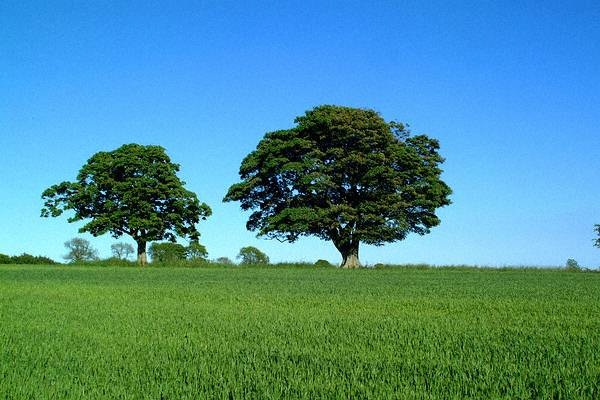
//> input picture Assignment0/A/colored.png, 600 x 400 px
$ ./main ../colored.png ../colored.png   (built with g++ and OpenCV 4)
//> lines starting //> are read from the running program, lines starting //| are printed output that depends on the picture
### Assignment0/A/src/UI.hpp
#include <opencv2/opencv.hpp>
#include "Swatch.hpp"
#include <vector>

using namespace cv;
using namespace std;

vector<pair<Swatch,Swatch> > getSwatches(Mat& src,Mat& target);

### Assignment0/A/src/Container.hpp
#ifndef CONTAINER
#define CONTAINER

#include <map>
#include <vector>
#include <math.h>

using namespace std;

class Container{
    map<int,int> freqDist;
    public:
    vector<int> getCDF(int Max);
    float getSD();
    float getMean();
    int getSize();

    void insert(int val);
};

#endif

### Assignment0/A/src/LuminanceUtils.hpp
#include <opencv2/opencv.hpp>
#include <map>
#include <vector>
#include <algorithm>
#include "LumMap.hpp"
#include "Container.hpp"
#include "Swatch.hpp"
#include <math.h>

using namespace cv;
using namespace std;

LumMap getMap_HistogramEqualize(Mat& img,Swatch swatch);
LumMap getMap_HistogramMatching(Mat& src,Swatch srcSwatch, Mat& target,Swatch targetSwatch);
LumMap getMap_LumRemapping(Mat& src,Swatch srcSwatch, Mat& target,Swatch targetSwatch);

### Assignment0/A/src/Swatch.hpp
#ifndef SWATCH
#define SWATCH
#include <iostream>

using namespace std;

class Swatch{
    int top = 0;
    int bot = 0;
    int right = 0;
    int left = 0;
    bool isValid = false;
    public:
    int getTop();
    int getBot();
    int getRight();
    int getLeft();
    void print();
    void includePoint(int x,int y);
    void clear();
};

#endif

### Assignment0/A/src/LumMap.hpp
#ifndef LUM_MAP
#define LUM_MAP

#include <map>

using namespace std;

class LumMap{
    map<int,int> lumMap;
    public:
    LumMap inverse();
    void setLum(int iLum, int fLum);
    int getLum(int lum);
    void fill();
};

#endif

### Assignment0/A/src/Colorize.hpp
#include <stdlib.h>
#include <opencv2/opencv.hpp>
#include <map>
#include <vector>
#include "LumMap.hpp"
#include "Swatch.hpp"
#include "LuminanceUtils.hpp"

#define SAMPLE_SIZE_TEXTURE 50
#define SAMPLE_SIZE_TRANSFER 200
#define N_GAP 2
//corresponds to (2*N_GAP+1)*(2*N_GAP+1) neighbourhood
using namespace cv;
using namespace std;

void Colorize( Mat& src, Mat& target, vector<pair<Swatch,Swatch> > swatches,LumMap(*getMap)(Mat&,Swatch,Mat&,Swatch),string name);

### Assignment0/A/src/UI.cpp
#include "UI.hpp"

int drag = 0;

Point p1, p2;
Rect rect;
Vec3b color;

int done = 0;

// [19 lines left out: function mouseHandler, not called in this run]

void drawRectangles(Mat& src,Mat& target,
					vector<pair<pair<Rect,Rect> ,Vec3b> >& rectangles,
					pair<Rect,Rect> buff, Vec3b buffClr){
	Mat src2 = src.clone(), target2 = target.clone();
	for(int i=0;i!=rectangles.size();i++){
		Rect srcRect = rectangles[i].first.first;
		Rect targetRect = rectangles[i].first.second;
		Vec3b color = rectangles[i].second;
		rectangle(src2, srcRect, CV_RGB(color[0],color[1],color[2]), 3, 8, 0);
		rectangle(target2, targetRect, CV_RGB(color[0],color[1],color[2]), 3, 8, 0);
	}
	rectangle(src2, buff.first, CV_RGB(buffClr[0],buffClr[1],buffClr[2]), 3, 8, 0);
	rectangle(target2, buff.second , CV_RGB(buffClr[0],buffClr[1],buffClr[2]), 3, 8, 0);
	imshow( "Source", src2 );
	imshow( "Target", target2 );
}

vector<pair<Swatch,Swatch> > getSwatchAndAnimate(vector<pair<pair<Rect,Rect> ,Vec3b> >& rectangles,
						Mat& src,Mat& target){
	vector<pair<Swatch,Swatch> > swatches;
	String name = "Source";
	Rect srcRect,targetRect;
	Swatch srcSwatch,targetSwatch;
	Rect* currRect = &srcRect;
	rect = Rect();
	done = 0;
	drag = 0;
	color = Vec3b(rand()%256,rand()%256,rand()%256);
	while(1){
		*currRect = rect;
		drawRectangles(src,target,rectangles,make_pair(srcRect,targetRect),color);
		cvSetMouseCallback(name.c_str(), mouseHandler, NULL);
		if(done){
			if(name == "Source"){
				name = "Target";
				currRect = &targetRect;
				done = 0;
				drag = 0;
				rect = Rect();
				srcSwatch.includePoint(srcRect.x,srcRect.y);
				srcSwatch.includePoint(srcRect.x+srcRect.width-1,srcRect.y+srcRect.height-1);
			}
			else if(name == "Target"){

				rectangles.push_back(make_pair(make_pair(srcRect,targetRect),color));
				targetSwatch.includePoint(targetRect.x,targetRect.y);
				targetSwatch.includePoint(targetRect.x+targetRect.width-1,targetRect.y+targetRect.height-1);
				swatches.push_back(make_pair(srcSwatch,targetSwatch));
				name = "Source";
				currRect = &srcRect;
				done = 0;
				drag = 0;
				rect = Rect();
				srcRect  = Rect();
				targetRect = Rect();
				srcSwatch.clear();
				targetSwatch.clear();
				color = Vec3b(rand()%256,rand()%256,rand()%256);
			}
		}
		if(waitKey(10)>0&&!drag&&name=="Source"){

			return swatches;
		}
	}
}


vector<pair<Swatch,Swatch> > getSwatches(Mat& src,Mat& target){
	vector<pair<Swatch,Swatch> > swatches;
	vector<pair<pair<Rect,Rect> ,Vec3b> >  rectangles;
	namedWindow( "Source", WINDOW_AUTOSIZE );
    imshow( "Source", src );
    namedWindow( "Target", WINDOW_AUTOSIZE );
    imshow( "Target", target );

	swatches = getSwatchAndAnimate(rectangles,src,target);

	return swatches;
}

### Assignment0/A/src/Colorize.cpp
#include "Colorize.hpp"

bool** mask;

vector<int> getNeighbourhood(Mat& img, int x, int y){
    vector<int> neighbourhood;
    int nChannels = img.channels();
    if(y-N_GAP < 0){
        y = N_GAP;
    }
    if(y+2 >= img.size().height){
        y = img.size().height-1-N_GAP;
    }
    if(x-N_GAP < 0){
        x = N_GAP;
    }
    if(x+2 >= img.size().width){
        y = img.size().width-1-N_GAP;
    }

    for(int j = -N_GAP; j<= N_GAP ; j++){
        uchar* row  = img.ptr<uchar>(j+y);
        for(int i = -N_GAP; i<=N_GAP ; i++){
             neighbourhood.push_back(row[(x+i)*nChannels]);
        }
    }
    return neighbourhood;
}

// [28 lines left out: functions getSamples, getStatisticValue, not called in this run]

void transferColorByPixel(Mat& src,pair<int,int> from,Mat& target,pair<int,int> to){

    int nChannels = src.channels();
    uchar* srcRow = src.ptr<uchar>(from.second);
    uchar* targetRow = target.ptr<uchar>(to.second);
    targetRow[nChannels*to.first+1]=srcRow[nChannels*from.first+1];
    targetRow[nChannels*to.first+2]=srcRow[nChannels*from.first+2];
}

// [21 lines left out: functions getBestSample, getL2Dist, not called in this run]

pair<int,int> getBestTexture(vector<int> tex, map<pair<int,int>,vector<int> >& sampleTex){
    pair<int,int> bestPair;
    float minDist = 1000000000000;
    for( map<pair<int,int>,vector<int> >::iterator itr = sampleTex.begin();itr!=sampleTex.end();itr++){
        float dist = getL2Dist(tex,itr->second);
        if(minDist > dist){
            bestPair = itr->first;
            minDist = dist;
        }
    }
    return bestPair;
}

// [24 lines left out: functions colorTransfer, applyMap, not called in this run]


void SpreadColorByTexture(Mat& target,map<pair<int,int>,vector<int> >& textureSamples){
    for(int i=0;i!=target.size().width;i++){
        for(int j=0;j!=target.size().height;j++){
            if(!mask[i][j]){
                pair<int,int> bestPixel = getBestTexture(getNeighbourhood(target,i,j),textureSamples);
                transferColorByPixel(target,bestPixel,target,make_pair(i,j));
                mask[i][j] = true;
            }
        }
    }
}

// [5 lines left out: function addTextureSamples, not called in this run]

void setUpMask(Size size){
    mask = new bool*[size.width];
    for(int i=0;i!=size.width;i++){
        mask[i] = new bool[size.height];
        for(int j=0;j!=size.height;j++){
            mask[i][j] = false;
        }
    }
}

void destroyMask(){
    delete[] mask;
}

void Colorize( Mat& src, Mat& target, vector<pair<Swatch,Swatch> > swatches,LumMap(*getMap)(Mat&,Swatch,Mat&,Swatch),string name){
    srand(time(NULL));
    setUpMask(target.size());
    cvtColor(src, src, CV_BGR2Lab);
    cvtColor(target, target, CV_BGR2Lab);
    map<pair<int,int>,vector<int> > textureSamples;

    for(int i=0;i!=swatches.size();i++){
        Swatch srcSwatch = swatches[i].first;
        Swatch targetSwatch = swatches[i].second;

        LumMap lumMap = getMap(src,srcSwatch,target,targetSwatch);
        applyMap(src,lumMap,srcSwatch);
        colorTransfer(src,srcSwatch,target,targetSwatch);
        vector<pair<int,int> > samples = getSamples(targetSwatch,SAMPLE_SIZE_TEXTURE);
        addTextureSamples(target,samples,textureSamples);
    }

    Mat target2 = target.clone();

    cvtColor(target2, target2, CV_Lab2BGR);
    imshow( name.c_str(), target2 );

    waitKey(10);

    SpreadColorByTexture(target,textureSamples);
    cvtColor(target, target, CV_Lab2BGR);
    destroyMask();
}

### Assignment0/A/src/main.cpp
#include "Colorize.hpp"
#include "Swatch.hpp"
#include "UI.hpp"
#include "LuminanceUtils.hpp"
#include <opencv2/highgui/highgui.hpp>
#include <iostream>

using namespace cv;
using namespace std;


int main(int argc, char** argv){
	if( argc != 3)
    {
     cout <<" Usage: colorize <colored> <grayscale>" << endl;
     return -1;
    }

    Mat src1,target1,target2,src2;
    src1 = imread(argv[1], CV_LOAD_IMAGE_COLOR);
//> src1 is the input picture: 400 rows x 600 cols, CV_8UC3; mean B, G, R 147.9, 142.1, 78.7
    target1 = imread(argv[2], CV_LOAD_IMAGE_COLOR);
    target2 = target1.clone();
    src2 = src1.clone();
    vector<pair<Swatch,Swatch> > swatches =  getSwatches(src1,target1);
//> in getSwatchAndAnimate, `drawRectangles(src,target,rectangles,make_pair(srcRect,targetRect),col..`: srcRect = Rect(0, 0, 0, 0)
//> the Esc key is pressed
//> in getSwatches, `swatches = getSwatchAndAnimate(rectangles,src,target);`: swatches = 0 items
//> swatches = 0 items

    namedWindow( "Colored_Hist_Matching", WINDOW_AUTOSIZE );
    Colorize(src1,target1, swatches,getMap_HistogramMatching,"Colored_Hist_Matching");
//> in Colorize, `cvtColor(src, src, CV_BGR2Lab);`: src: 400 rows x 600 cols, CV_8UC3; mean of channels 0, 1, 2 141.2, 114.3, 120.2
//> after the loop in SpreadColorByTexture, `for(int i=0;i!=target.size().width;i++)`: target: 400 rows x 600 cols, CV_8UC3; mean of channels 0, 1, 2 141.2, 130, 77
//> in Colorize, `cvtColor(target, target, CV_Lab2BGR);`:
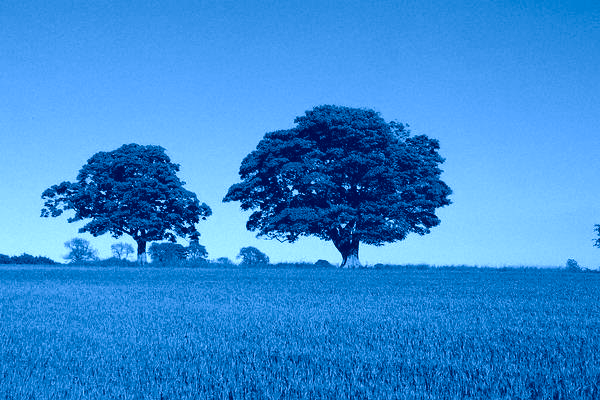
//> target: 400 rows x 600 cols, CV_8UC3; mean B, G, R 214.2, 138.5, 52
    imshow( "Colored_Hist_Matching", target1 );

    namedWindow( "Colored_Lum_Remapping", WINDOW_AUTOSIZE );
    Colorize(src2,target2, swatches,getMap_LumRemapping,"Colored_Lum_Remapping");
    imshow( "Colored_Lum_Remapping", target2 );

    waitKey(0);
}
